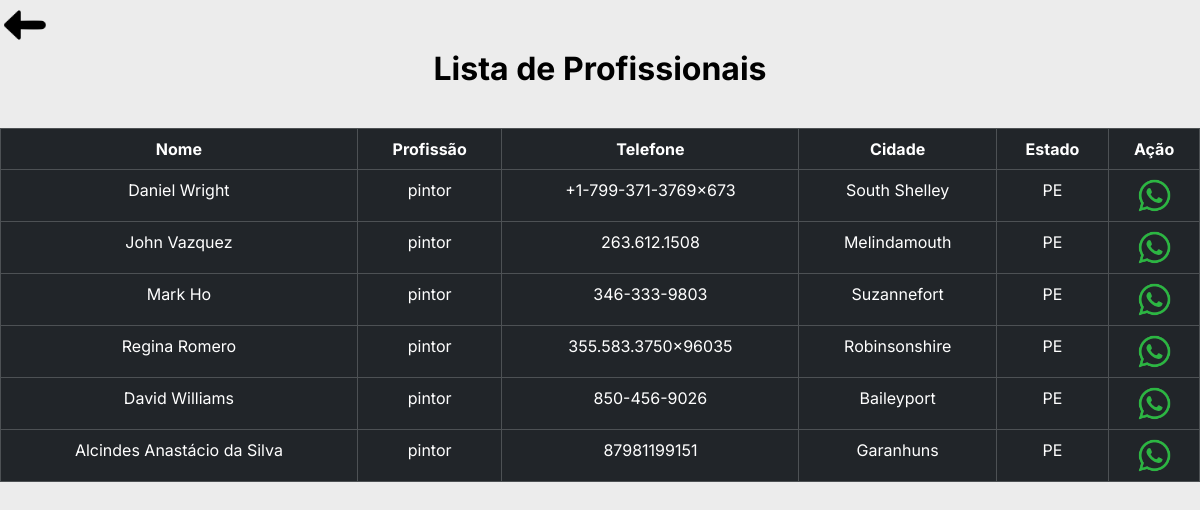
The page /profissionais/pintor on the database as committed earlier.
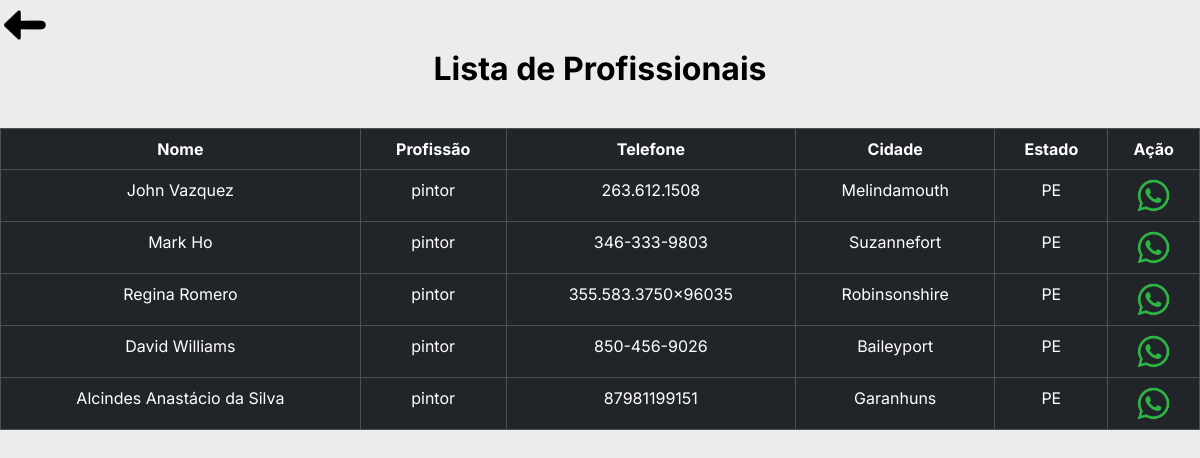
The same page on the database as committed later.
### tables this page shows
CREATE TABLE "profissionais"(
        "ID_profiss" INTEGER PRIMARY KEY AUTOINCREMENT,
        "nome"      TEXT,
        "CPF"       TEXT,
        "telefone"  TEXT,
        "email"     TEXT,
        "endereco"  TEXT,
        "num"       TEXT,
        "bairro"    TEXT,
        "CEP"       TEXT,
        cidade      TEXT,
        "uf"        TEXT,
        "profissao" TEXT
        );

### cliente.py (the view)
@bp_clientes.route('/profissionais/<profissao>', methods=['GET'])
def list_profissionais(profissao):
    profissionais = obter_profissionais_por_profissao(profissao)
    return render_template('clientes/perfil_profissional.html', profissionais=profissionais)

### cliente.py (called while the page is built)
def obter_profissionais_por_profissao(profissao):
    try:
        with sql.connect("goservice.db") as con:
            cur = con.cursor()
            cur.execute('''
                        SELECT * FROM profissionais
                        WHERE profissao = ?;
                    ''', (profissao,))
            dados = cur.fetchall()
            colunas = [column[0] for column in cur.description]
            dados_json = [dict(zip(colunas, row)) for row in dados]
            return dados_json
    except sql.Error as err:
        print(f"Erro ao executar a consulta: {err}")
        return None

### templates/clientes/perfil_profissional.html (shortened to what this page needs)
{% extends 'clientes/base/base_lista.html' %}
{% block customCSS %}
<link rel="stylesheet" href="{{ url_for('static', filename='css/estilosCli/estilo_lista.css')}}">
{% endblock %}
{% block body %}
<h3 class="tit__pag">Lista de Profissionais</h3>
<table class="table table-bordered table-dark bg-dark tabua">
    <thead>
      <tr>
        <th scope="col">Nome</th>
        <th scope="col">Profissão</th>
        <th scope="col">Telefone</th>
        <th scope="col">Cidade</th>
        <th scope="col">Estado</th>
        <th scope="col">Ação</th>
      </tr>
    </thead>
    <tbody>
    {% for profissional in profissionais %}
      <tr>
        <td>{{ profissional['nome']  }}</td>
        <td>{{ profissional['profissao'] }}</td>
        <td>{{ profissional['telefone'] }}</td>
        <td>{{ profissional['cidade'] }}</td>
        <td>{{ profissional['uf'] }}</td>
        <td>
          <a href="https://wa.me/55{{ profissional['telefone'] }}">
            <img class="lista__prof-icone" src="{{ url_for('static', filename='img/whats.png')}}" alt="ícone do whatsapp">
          </a>
        </td>
      </tr>
    {% endfor %}
    </tbody>
  </table>
{% endblock %}

Rows that differ between the two databases and show on the page:
removed profissionais: nome "Daniel Wright", profissao "pintor", telefone "+1-799-371-3769x673", cidade "South Shelley", uf "PE"
